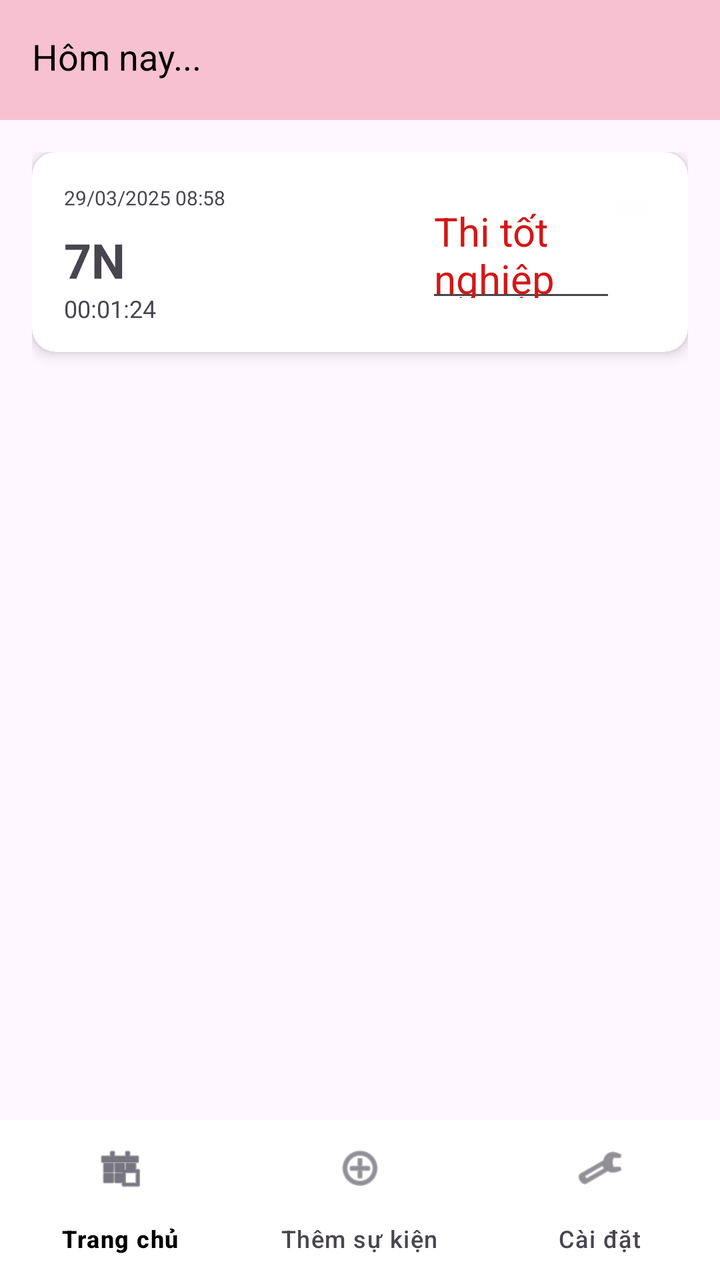
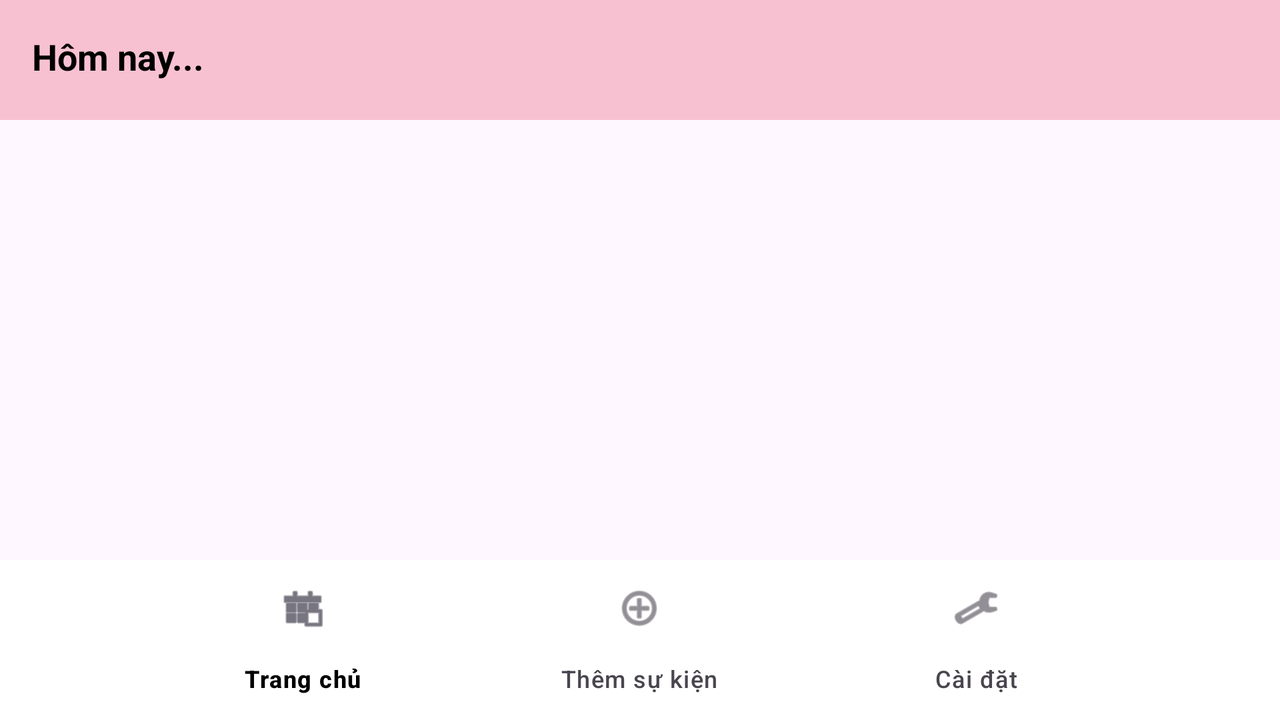

An Android layout and its configuration variant, each rendered on a device that would load it. The default file and the variant file are quoted in full after the pictures.
<!-- AndroidManifest.xml: application theme Theme.N7_countdown -->
<!-- res/layout/activity_main.xml -->
<?xml version="1.0" encoding="utf-8"?>
<androidx.constraintlayout.widget.ConstraintLayout xmlns:android="http://schemas.android.com/apk/res/android"
    xmlns:app="http://schemas.android.com/apk/res-auto"
    xmlns:tools="http://schemas.android.com/tools"
    android:layout_width="match_parent"
    android:layout_height="match_parent"
    android:background="@drawable/dongho">



    

    <LinearLayout
        android:id="@+id/topBar"
        android:layout_width="0dp"
        android:layout_height="60dp"
        android:background="#F8C1D2"
        android:orientation="horizontal"
        android:padding="16dp"
        app:layout_constraintEnd_toEndOf="parent"
        app:layout_constraintHorizontal_bias="0.0"
        app:layout_constraintStart_toStartOf="parent"
        tools:layout_editor_absoluteY="1dp">

        <TextView
            android:layout_width="139dp"
            android:layout_height="wrap_content"
            android:layout_weight="1"
            android:text="Hôm nay..."
            android:textColor="#000"
            android:textSize="18sp" />


    </LinearLayout>

    <ScrollView
        android:id="@+id/scrollView"
        android:layout_width="0dp"
        android:layout_height="0dp"
        app:layout_constraintTop_toBottomOf="@id/topBar"
        app:layout_constraintBottom_toTopOf="@id/bottom_navigation"
        app:layout_constraintStart_toStartOf="parent"
        app:layout_constraintEnd_toEndOf="parent">


    <LinearLayout
            android:id="@+id/cardContainer"
            android:layout_width="match_parent"
            android:layout_height="wrap_content"
            android:orientation="vertical"
            android:padding="16dp">

            
            <androidx.cardview.widget.CardView
                android:layout_width="match_parent"
                android:layout_height="100dp"
                android:layout_marginBottom="16dp"
                app:cardCornerRadius="12dp"
                app:cardElevation="4dp">

                <RelativeLayout
                    android:layout_width="match_parent"
                    android:layout_height="match_parent"
                    android:padding="16dp">

                    <TextView
                        android:id="@+id/timeDate"
                        android:layout_width="wrap_content"
                        android:layout_height="wrap_content"
                        android:text="29/03/2025 08:58"
                        android:textSize="10sp" />

                    <LinearLayout
                        android:layout_width="wrap_content"
                        android:layout_height="match_parent"
                        android:layout_below="@id/timeDate"
                        android:layout_marginTop="8dp"
                        android:orientation="vertical">

                        <TextView
                            android:layout_width="wrap_content"
                            android:layout_height="wrap_content"
                            android:text="7N"
                            android:textSize="24sp"
                            android:textStyle="bold" />

                        <TextView
                            android:layout_width="wrap_content"
                            android:layout_height="wrap_content"
                            android:text="00:01:24"
                            android:textSize="12sp" />
                    </LinearLayout>

                    <ImageButton
                        android:layout_width="24dp"
                        android:layout_height="24dp"
                        android:layout_alignParentEnd="true"
                        android:backgroundTint="#FFFEFE"
                        android:src="@drawable/caidat"
                        app:menu="@menu/menu_event_options" />

                    <EditText
                        android:id="@+id/textView"
                        android:layout_width="162dp"
                        android:layout_height="64dp"
                        android:layout_alignParentStart="true"
                        android:layout_alignParentTop="true"
                        android:layout_alignParentEnd="true"
                        android:layout_marginStart="181dp"
                        android:layout_marginTop="0dp"
                        android:layout_marginEnd="20dp"
                        android:text="Thi tốt nghiệp"
                        android:textColor="#D31717"
                        android:textSize="20sp" />


                </RelativeLayout>
            </androidx.cardview.widget.CardView>

            

        </LinearLayout>
    </ScrollView>

    

    <com.google.android.material.bottomnavigation.BottomNavigationView
        android:id="@+id/bottom_navigation"
        android:layout_width="0dp"
        android:layout_height="wrap_content"
        android:background="#FFFFFF"
        app:menu="@menu/bottom_nav_menu"
        app:layout_constraintBottom_toBottomOf="parent"
        app:layout_constraintStart_toStartOf="parent"
        app:layout_constraintEnd_toEndOf="parent" />

</androidx.constraintlayout.widget.ConstraintLayout>
<!-- resources referenced by this layout -->
<resources>
  <style name="Theme.N7_countdown" parent="Base.Theme.N7_countdown" />
  <style name="Base.Theme.N7_countdown" parent="Theme.Material3.DayNight.NoActionBar">
          <item name="colorBackground">@color/colorBackground</item>
          <item name="colorSurface">@color/colorSurface</item>
          <item name="colorOnBackground">@color/colorOnBackground</item>
          <item name="colorOnSurface">@color/colorOnSurface</item>
  
          
          <item name="android:navigationBarColor">?attr/colorBackground</item>
          <item name="android:windowLightNavigationBar" tools:targetApi="o_mr1">true</item>
          
          
      </style>
  <color name="colorBackground">#FFFFFF</color>
  <color name="colorSurface">#F5F5F5</color>
  <color name="colorOnBackground">#000000</color>
  <color name="colorOnSurface">#000000</color>
</resources>
<!-- res/layout-land/activity_main.xml (the repository's variant of the layout above) -->
<!-- drawn on the phone turned sideways -->
<?xml version="1.0" encoding="utf-8"?>
<androidx.constraintlayout.widget.ConstraintLayout xmlns:android="http://schemas.android.com/apk/res/android"
    xmlns:app="http://schemas.android.com/apk/res-auto"
    xmlns:tools="http://schemas.android.com/tools"
    android:layout_width="match_parent"
    android:layout_height="match_parent"
    android:background="@drawable/dongho">

    
    <LinearLayout
        android:id="@+id/topBar"
        android:layout_width="0dp"
        android:layout_height="60dp"
        android:background="#F8C1D2"
        android:orientation="horizontal"
        android:padding="16dp"
        app:layout_constraintEnd_toEndOf="parent"
        app:layout_constraintStart_toStartOf="parent"
        app:layout_constraintTop_toTopOf="parent">

        <TextView
            android:layout_width="wrap_content"
            android:layout_height="wrap_content"
            android:text="Hôm nay..."
            android:textColor="#000"
            android:textSize="18sp"
            android:textStyle="bold" />
    </LinearLayout>


    <ScrollView
        android:id="@+id/scrollView"
        android:layout_width="0dp"
        android:layout_height="0dp"
        app:layout_constraintTop_toBottomOf="@id/topBar"
        app:layout_constraintBottom_toTopOf="@id/bottom_navigation"
        app:layout_constraintStart_toStartOf="parent"
        app:layout_constraintEnd_toEndOf="parent">
    
    <GridLayout
        android:id="@+id/cardGrid"
        android:layout_width="match_parent"
        android:layout_height="wrap_content"
        android:alignmentMode="alignMargins"
        android:columnCount="2"
        android:padding="16dp"
        android:orientation="horizontal"
        app:layout_constraintBottom_toTopOf="@+id/bottom_navigation"
        app:layout_constraintEnd_toEndOf="parent"
        app:layout_constraintStart_toStartOf="parent"
        app:layout_constraintTop_toBottomOf="@id/topBar">

        
        <androidx.cardview.widget.CardView
            android:layout_width="0dp"
            android:layout_height="wrap_content"
            android:layout_marginEnd="8dp"
            android:layout_weight="1"
            app:cardCornerRadius="12dp"
            app:cardElevation="4dp">

            <RelativeLayout
                android:layout_width="match_parent"
                android:layout_height="wrap_content"
                android:padding="16dp">

                <TextView
                    android:id="@+id/timeDate1"
                    android:layout_width="wrap_content"
                    android:layout_height="wrap_content"
                    android:text="29/03/2025 08:58"
                    android:textSize="10sp" />

                <LinearLayout
                    android:id="@+id/timeBlock1"
                    android:layout_width="wrap_content"
                    android:layout_height="wrap_content"
                    android:layout_below="@id/timeDate1"
                    android:layout_marginTop="8dp"
                    android:orientation="vertical">

                    <TextView
                        android:layout_width="wrap_content"
                        android:layout_height="wrap_content"
                        android:text="7N"
                        android:textSize="24sp"
                        android:textStyle="bold" />

                    <TextView
                        android:layout_width="wrap_content"
                        android:layout_height="wrap_content"
                        android:text="00:01:24"
                        android:textSize="12sp" />
                </LinearLayout>

                <EditText
                    android:id="@+id/textView1"
                    android:layout_width="162dp"
                    android:layout_height="wrap_content"
                    android:layout_alignParentEnd="true"
                    android:layout_marginEnd="20dp"
                    android:ellipsize="end"
                    android:maxLines="1"
                    android:singleLine="true"
                    android:text="Thi tốt nghiệp"
                    android:textColor="#D31717"
                    android:textSize="20sp" />

                <ImageButton
                    android:layout_width="24dp"
                    android:layout_height="24dp"
                    android:layout_below="@id/textView1"
                    android:layout_alignEnd="@id/textView1"
                    android:layout_marginTop="-53dp"
                    android:layout_marginEnd="-24dp"
                    android:backgroundTint="#FFFEFE"
                    android:contentDescription="Tùy chọn"
                    android:src="@drawable/caidat" />
            </RelativeLayout>
        </androidx.cardview.widget.CardView>

        
        <androidx.cardview.widget.CardView
            android:layout_width="0dp"
            android:layout_height="wrap_content"
            android:layout_marginStart="8dp"
            android:layout_weight="1"
            app:cardCornerRadius="12dp"
            app:cardElevation="4dp">

            <RelativeLayout
                android:layout_width="match_parent"
                android:layout_height="wrap_content"
                android:padding="16dp">

                <TextView
                    android:id="@+id/timeDate2"
                    android:layout_width="wrap_content"
                    android:layout_height="wrap_content"
                    android:text="30/03/2025 12:30"
                    android:textSize="10sp" />

                <LinearLayout
                    android:id="@+id/timeBlock2"
                    android:layout_width="wrap_content"
                    android:layout_height="wrap_content"
                    android:layout_below="@id/timeDate2"
                    android:layout_marginTop="8dp"
                    android:orientation="vertical">

                    <TextView
                        android:layout_width="wrap_content"
                        android:layout_height="wrap_content"
                        android:text="10N"
                        android:textSize="24sp"
                        android:textStyle="bold" />

                    <TextView
                        android:layout_width="wrap_content"
                        android:layout_height="wrap_content"
                        android:text="02:15:45"
                        android:textSize="12sp" />
                </LinearLayout>

                <EditText
                    android:id="@+id/textView2"
                    android:layout_width="162dp"
                    android:layout_height="wrap_content"
                    android:layout_alignParentEnd="true"
                    android:layout_marginEnd="20dp"
                    android:ellipsize="end"
                    android:maxLines="1"
                    android:singleLine="true"
                    android:text="Học kì cuối"
                    android:textColor="#D31717"
                    android:textSize="20sp" />


                <ImageButton
                    android:layout_width="24dp"
                    android:layout_height="24dp"
                    android:layout_below="@id/textView2"
                    android:layout_alignEnd="@id/textView2"
                    android:layout_marginTop="-52dp"
                    android:layout_marginEnd="-25dp"
                    android:backgroundTint="#FFFEFE"
                    android:contentDescription="Tùy chọn"
                    android:src="@drawable/caidat" />
            </RelativeLayout>
        </androidx.cardview.widget.CardView>
    </GridLayout>

    </ScrollView>

    
    <com.google.android.material.bottomnavigation.BottomNavigationView
        android:id="@+id/bottom_navigation"
        android:layout_width="0dp"
        android:layout_height="wrap_content"
        android:background="#FFFFFF"
        app:layout_constraintBottom_toBottomOf="parent"
        app:layout_constraintEnd_toEndOf="parent"
        app:layout_constraintStart_toStartOf="parent"
        app:menu="@menu/bottom_nav_menu" />
</androidx.constraintlayout.widget.ConstraintLayout>
